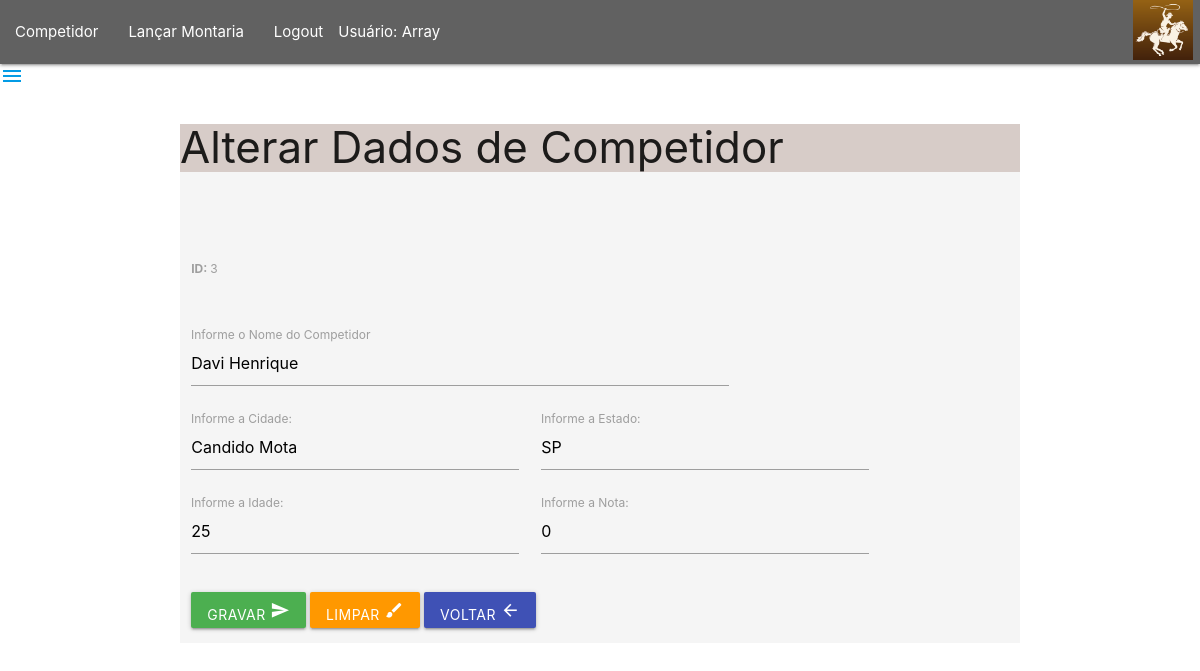
Page /frmEdtCompetidor.php?id=3 (signed in) on the committed database.
### tables this page shows
CREATE TABLE `competidor` (
  `id` int(11) NOT NULL,
  `nome` varchar(35) NOT NULL,
  `cidade` varchar(25) NOT NULL,
  `estado` varchar(2) NOT NULL,
  `idade` int(11) NOT NULL,
  `somanota` float NOT NULL
);

### frmEdtCompetidor.php (the view, shortened to what this page needs)
<?php
    include 'menu.php';
    $id =$_GET['id'];
     $pdo = Conexao::conectar();
     $pdo->setAttribute(PDO:: ATTR_ERRMODE, PDO::ERRMODE_EXCEPTION);
     $sql = "SELECT * FROM competidor WHERE id=?;";
     $query = $pdo->prepare($sql);
     $query->execute(array($id));
     $dados = $query->fetch(PDO::FETCH_ASSOC);
     $nome = $dados['nome'];
     $cidade = $dados['cidade'];
     $estado = $dados['estado'];
     $idade = $dados['idade'];
     $nota = $dados['somanota'];
?>
<!DOCTYPE html>
<html lang="pt-br">
<head>
    <link rel="stylesheet" href="https://cdnjs.cloudflare.com/ajax/libs/materialize/1.0.0/css/materialize.min.css">
</head>
<body>
    <div class="container grey lighten-4 col s12">
        <div class="brown lighten-4 col s12">
            <h3>Alterar Dados de Competidor</h3>
        </div>
     <div class="row">
        <form action="edtCompetidor.php" method="POST" id="frmEdtCompetidor" class="col s12">
            <div class="input-field col s8">
              <h3>
                <label for="lblID">
                         <b>ID: </b> <?php echo $id;?>
                </label>
              </h3>
            </div>
            <br>
            <div class="input-field col s8">
                <label for="lblNome">Informe o Nome do Competidor</label>
                <input type="text" class="form-control" id="txtNome" name="txtNome"
                value="<?php echo $nome?>">
            </div>
            <div class="input-field col s5">
                <label for="lblCidade">Informe a Cidade: </label>
                <input type="text" class="form-control" id="txtCidade" name="txtCidade"
                value="<?php echo $cidade?>">
            </div>
            <div class="input-field col s5">
                <label for="lblEstado">Informe a Estado: </label>
                <input type="text" class="form-control" id="txtEstado" name="txtEstado"
                value="<?php echo $estado?>">
            </div>
            <div class="input-field col s5">
                <label for="lblIdade">Informe a Idade: </label>
                <input type="number"  class="form-control" id="txtIdade" name="txtIdade"
                value="<?php echo $idade?>">
            </div>
            <div class="input-field col s5">
                <label for="lblCidade">Informe a Nota: </label>
                <input type="number" class="form-control" id="txtNota" name="txtNota"
                value="<?php echo $nota?>">
            </div>
            <br>
            <div class="input-field col s8">
               <button class="btn waves-effect waves-light green" type="submit" name="btnGravar">
               Gravar <i class="material-icons">send</i>
               </button>
               <button class="btn waves-effect waves-light orange" type="reset" name="btnLimpar">
               Limpar <i class="material-icons">brush</i>
               </button>
               <button class="btn waves-effect waves-light indigo" type="button" name="btnVoltar"
                onclick="JavaScript:location.href='listarCompetidor.php'">
               Voltar <i class="material-icons">arrow_back</i>
               </button>
            </div>
        </form>
     </div>
    </div>
</body>
</html>

### rows in the picture
competidor: txtNome "Davi Henrique", txtCidade "Candido Mota", txtEstado "SP", txtIdade "25", txtNota "0"

### other values in the picture
$_SESSION['usuario'] "Array"
$id "3"
